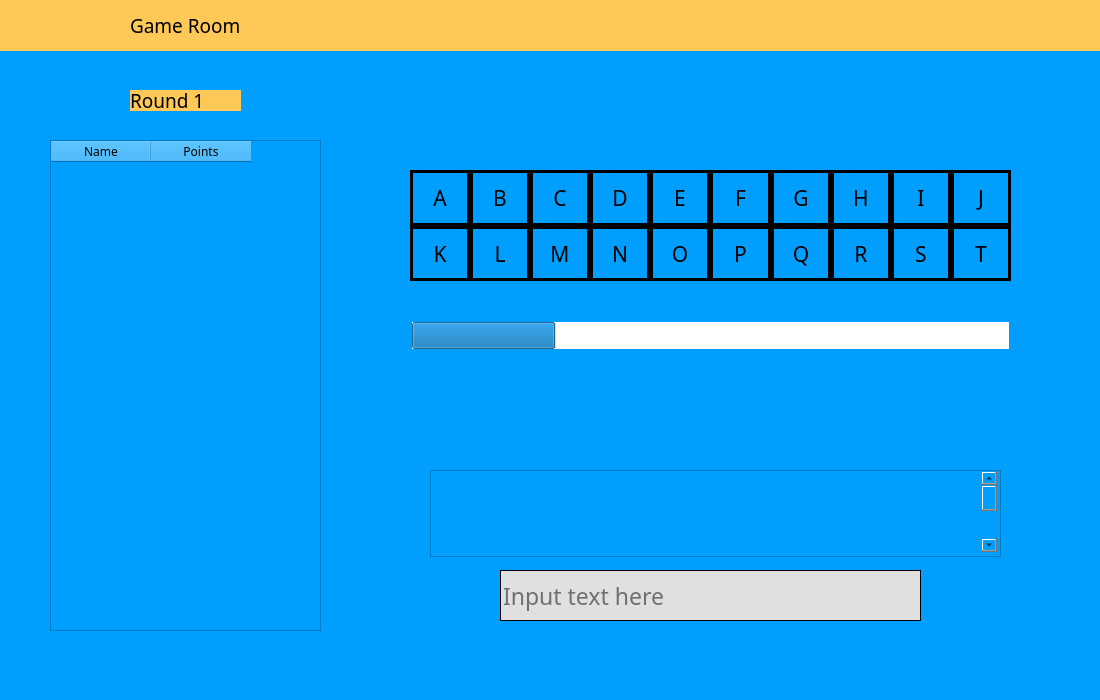
<?xml version="1.0" encoding="UTF-8"?>
<ui version="4.0">
 <class>GameRoomView</class>
 <widget class="QMainWindow" name="GameRoomView">
  <property name="geometry">
   <rect>
    <x>0</x>
    <y>0</y>
    <width>1100</width>
    <height>700</height>
   </rect>
  </property>
  <property name="sizePolicy">
   <sizepolicy hsizetype="Fixed" vsizetype="Fixed">
    <horstretch>0</horstretch>
    <verstretch>0</verstretch>
   </sizepolicy>
  </property>
  <property name="minimumSize">
   <size>
    <width>1100</width>
    <height>700</height>
   </size>
  </property>
  <property name="maximumSize">
   <size>
    <width>1100</width>
    <height>700</height>
   </size>
  </property>
  <property name="windowTitle">
   <string>Word Factory</string>
  </property>
  <property name="styleSheet">
   <string notr="true">background-color: #009FFF;</string>
  </property>
  <widget class="QWidget" name="centralwidget">
   <widget class="QWidget" name="wgtHeader" native="true">
    <property name="geometry">
     <rect>
      <x>0</x>
      <y>-40</y>
      <width>1201</width>
      <height>91</height>
     </rect>
    </property>
    <property name="styleSheet">
     <string notr="true">background-color: #FFC857;</string>
    </property>
    <widget class="QLabel" name="lblGameRoom">
     <property name="geometry">
      <rect>
       <x>130</x>
       <y>50</y>
       <width>171</width>
       <height>31</height>
      </rect>
     </property>
     <property name="font">
      <font>
       <family>Bowlby One</family>
       <pointsize>14</pointsize>
      </font>
     </property>
     <property name="styleSheet">
      <string notr="true">background-color: #FFC857; color: 'white';</string>
     </property>
     <property name="text">
      <string>Game Room</string>
     </property>
    </widget>
    <widget class="QLabel" name="logo">
     <property name="geometry">
      <rect>
       <x>10</x>
       <y>40</y>
       <width>111</width>
       <height>41</height>
      </rect>
     </property>
     <property name="text">
      <string/>
     </property>
     <property name="pixmap">
      <pixmap>logo-white.png</pixmap>
     </property>
     <property name="scaledContents">
      <bool>true</bool>
     </property>
    </widget>
   </widget>
   <widget class="QLabel" name="pnlLetterSet">
    <property name="geometry">
     <rect>
      <x>360</x>
      <y>80</y>
      <width>701</width>
      <height>301</height>
     </rect>
    </property>
    <property name="frameShape">
     <enum>QFrame::NoFrame</enum>
    </property>
    <property name="text">
     <string/>
    </property>
    <property name="pixmap">
     <pixmap>letterSet-container.png</pixmap>
    </property>
    <property name="scaledContents">
     <bool>true</bool>
    </property>
   </widget>
   <widget class="QLabel" name="pnlPlayers">
    <property name="geometry">
     <rect>
      <x>40</x>
      <y>80</y>
      <width>291</width>
      <height>571</height>
     </rect>
    </property>
    <property name="text">
     <string/>
    </property>
    <property name="pixmap">
     <pixmap>players-container.png</pixmap>
    </property>
    <property name="scaledContents">
     <bool>true</bool>
    </property>
   </widget>
   <widget class="QLabel" name="pnlAnswers">
    <property name="geometry">
     <rect>
      <x>360</x>
      <y>400</y>
      <width>701</width>
      <height>251</height>
     </rect>
    </property>
    <property name="text">
     <string/>
    </property>
    <property name="pixmap">
     <pixmap>answers-container.png</pixmap>
    </property>
    <property name="scaledContents">
     <bool>true</bool>
    </property>
   </widget>
   <widget class="QProgressBar" name="timer">
    <property name="geometry">
     <rect>
      <x>410</x>
      <y>320</y>
      <width>601</width>
      <height>31</height>
     </rect>
    </property>
    <property name="styleSheet">
     <string notr="true">background-color: #FFFFFF; border: 2px solid #009FFF; </string>
    </property>
    <property name="value">
     <number>24</number>
    </property>
    <property name="textVisible">
     <bool>false</bool>
    </property>
    <property name="format">
     <string/>
    </property>
   </widget>
   <widget class="QLabel" name="lblRound">
    <property name="geometry">
     <rect>
      <x>130</x>
      <y>90</y>
      <width>111</width>
      <height>21</height>
     </rect>
    </property>
    <property name="font">
     <font>
      <family>Bowlby One</family>
      <pointsize>14</pointsize>
     </font>
    </property>
    <property name="styleSheet">
     <string notr="true">background-color: #FFC857; color: 'white';</string>
    </property>
    <property name="text">
     <string>Round 1</string>
    </property>
   </widget>
   <widget class="QWidget" name="gridLayoutWidget">
    <property name="geometry">
     <rect>
      <x>410</x>
      <y>170</y>
      <width>601</width>
      <height>111</height>
     </rect>
    </property>
    <layout class="QGridLayout" name="gridLayout">
     <property name="sizeConstraint">
      <enum>QLayout::SetDefaultConstraint</enum>
     </property>
     <property name="leftMargin">
      <number>0</number>
     </property>
     <property name="topMargin">
      <number>0</number>
     </property>
     <property name="rightMargin">
      <number>0</number>
     </property>
     <property name="bottomMargin">
      <number>0</number>
     </property>
     <property name="spacing">
      <number>0</number>
     </property>
     <item row="0" column="2">
      <widget class="QLabel" name="lblTop3">
       <property name="font">
        <font>
         <family>Bowlby One</family>
         <pointsize>16</pointsize>
        </font>
       </property>
       <property name="styleSheet">
        <string notr="true">color: 'white'</string>
       </property>
       <property name="frameShape">
        <enum>QFrame::Box</enum>
       </property>
       <property name="lineWidth">
        <number>3</number>
       </property>
       <property name="midLineWidth">
        <number>0</number>
       </property>
       <property name="text">
        <string>C</string>
       </property>
       <property name="alignment">
        <set>Qt::AlignCenter</set>
       </property>
      </widget>
     </item>
     <item row="0" column="9">
      <widget class="QLabel" name="lblTop10">
       <property name="font">
        <font>
         <family>Bowlby One</family>
         <pointsize>16</pointsize>
        </font>
       </property>
       <property name="styleSheet">
        <string notr="true">color: 'white'</string>
       </property>
       <property name="frameShape">
        <enum>QFrame::Box</enum>
       </property>
       <property name="lineWidth">
        <number>3</number>
       </property>
       <property name="midLineWidth">
        <number>0</number>
       </property>
       <property name="text">
        <string>J</string>
       </property>
       <property name="alignment">
        <set>Qt::AlignCenter</set>
       </property>
      </widget>
     </item>
     <item row="1" column="4">
      <widget class="QLabel" name="lblBot15">
       <property name="font">
        <font>
         <family>Bowlby One</family>
         <pointsize>16</pointsize>
        </font>
       </property>
       <property name="styleSheet">
        <string notr="true">color: 'white'</string>
       </property>
       <property name="frameShape">
        <enum>QFrame::Box</enum>
       </property>
       <property name="lineWidth">
        <number>3</number>
       </property>
       <property name="midLineWidth">
        <number>0</number>
       </property>
       <property name="text">
        <string>O</string>
       </property>
       <property name="alignment">
        <set>Qt::AlignCenter</set>
       </property>
      </widget>
     </item>
     <item row="0" column="5">
      <widget class="QLabel" name="lblTop6">
       <property name="font">
        <font>
         <family>Bowlby One</family>
         <pointsize>16</pointsize>
        </font>
       </property>
       <property name="styleSheet">
        <string notr="true">color: 'white'</string>
       </property>
       <property name="frameShape">
        <enum>QFrame::Box</enum>
       </property>
       <property name="lineWidth">
        <number>3</number>
       </property>
       <property name="midLineWidth">
        <number>0</number>
       </property>
       <property name="text">
        <string>F</string>
       </property>
       <property name="alignment">
        <set>Qt::AlignCenter</set>
       </property>
      </widget>
     </item>
     <item row="1" column="5">
      <widget class="QLabel" name="lblBot16">
       <property name="font">
        <font>
         <family>Bowlby One</family>
         <pointsize>16</pointsize>
        </font>
       </property>
       <property name="styleSheet">
        <string notr="true">color: 'white'</string>
       </property>
       <property name="frameShape">
        <enum>QFrame::Box</enum>
       </property>
       <property name="lineWidth">
        <number>3</number>
       </property>
       <property name="midLineWidth">
        <number>0</number>
       </property>
       <property name="text">
        <string>P</string>
       </property>
       <property name="alignment">
        <set>Qt::AlignCenter</set>
       </property>
      </widget>
     </item>
     <item row="1" column="8">
      <widget class="QLabel" name="lblBot19">
       <property name="font">
        <font>
         <family>Bowlby One</family>
         <pointsize>16</pointsize>
        </font>
       </property>
       <property name="styleSheet">
        <string notr="true">color: 'white'</string>
       </property>
       <property name="frameShape">
        <enum>QFrame::Box</enum>
       </property>
       <property name="lineWidth">
        <number>3</number>
       </property>
       <property name="midLineWidth">
        <number>0</number>
       </property>
       <property name="text">
        <string>S</string>
       </property>
       <property name="alignment">
        <set>Qt::AlignCenter</set>
       </property>
      </widget>
     </item>
     <item row="1" column="6">
      <widget class="QLabel" name="lblBot17">
       <property name="font">
        <font>
         <family>Bowlby One</family>
         <pointsize>16</pointsize>
        </font>
       </property>
       <property name="styleSheet">
        <string notr="true">color: 'white'</string>
       </property>
       <property name="frameShape">
        <enum>QFrame::Box</enum>
       </property>
       <property name="lineWidth">
        <number>3</number>
       </property>
       <property name="midLineWidth">
        <number>0</number>
       </property>
       <property name="text">
        <string>Q</string>
       </property>
       <property name="alignment">
        <set>Qt::AlignCenter</set>
       </property>
      </widget>
     </item>
     <item row="0" column="7">
      <widget class="QLabel" name="lblTop8">
       <property name="font">
        <font>
         <family>Bowlby One</family>
         <pointsize>16</pointsize>
        </font>
       </property>
       <property name="styleSheet">
        <string notr="true">color: 'white'</string>
       </property>
       <property name="frameShape">
        <enum>QFrame::Box</enum>
       </property>
       <property name="lineWidth">
        <number>3</number>
       </property>
       <property name="midLineWidth">
        <number>0</number>
       </property>
       <property name="text">
        <string>H</string>
       </property>
       <property name="alignment">
        <set>Qt::AlignCenter</set>
       </property>
      </widget>
     </item>
     <item row="1" column="1">
      <widget class="QLabel" name="lblBot12">
       <property name="font">
        <font>
         <family>Bowlby One</family>
         <pointsize>16</pointsize>
        </font>
       </property>
       <property name="styleSheet">
        <string notr="true">color: 'white'</string>
       </property>
       <property name="frameShape">
        <enum>QFrame::Box</enum>
       </property>
       <property name="lineWidth">
        <number>3</number>
       </property>
       <property name="midLineWidth">
        <number>0</number>
       </property>
       <property name="text">
        <string>L</string>
       </property>
       <property name="alignment">
        <set>Qt::AlignCenter</set>
       </property>
      </widget>
     </item>
     <item row="1" column="3">
      <widget class="QLabel" name="lblBot14">
       <property name="font">
        <font>
         <family>Bowlby One</family>
         <pointsize>16</pointsize>
        </font>
       </property>
       <property name="styleSheet">
        <string notr="true">color: 'white'</string>
       </property>
       <property name="frameShape">
        <enum>QFrame::Box</enum>
       </property>
       <property name="lineWidth">
        <number>3</number>
       </property>
       <property name="midLineWidth">
        <number>0</number>
       </property>
       <property name="text">
        <string>N</string>
       </property>
       <property name="alignment">
        <set>Qt::AlignCenter</set>
       </property>
      </widget>
     </item>
     <item row="0" column="3">
      <widget class="QLabel" name="lblTop4">
       <property name="font">
        <font>
         <family>Bowlby One</family>
         <pointsize>16</pointsize>
        </font>
       </property>
       <property name="styleSheet">
        <string notr="true">color: 'white'</string>
       </property>
       <property name="frameShape">
        <enum>QFrame::Box</enum>
       </property>
       <property name="lineWidth">
        <number>3</number>
       </property>
       <property name="midLineWidth">
        <number>0</number>
       </property>
       <property name="text">
        <string>D</string>
       </property>
       <property name="alignment">
        <set>Qt::AlignCenter</set>
       </property>
      </widget>
     </item>
     <item row="1" column="7">
      <widget class="QLabel" name="lblBot18">
       <property name="font">
        <font>
         <family>Bowlby One</family>
         <pointsize>16</pointsize>
        </font>
       </property>
       <property name="styleSheet">
        <string notr="true">color: 'white'</string>
       </property>
       <property name="frameShape">
        <enum>QFrame::Box</enum>
       </property>
       <property name="lineWidth">
        <number>3</number>
       </property>
       <property name="midLineWidth">
        <number>0</number>
       </property>
       <property name="text">
        <string>R</string>
       </property>
       <property name="alignment">
        <set>Qt::AlignCenter</set>
       </property>
      </widget>
     </item>
     <item row="0" column="6">
      <widget class="QLabel" name="lblTop7">
       <property name="font">
        <font>
         <family>Bowlby One</family>
         <pointsize>16</pointsize>
        </font>
       </property>
       <property name="styleSheet">
        <string notr="true">color: 'white'</string>
       </property>
       <property name="frameShape">
        <enum>QFrame::Box</enum>
       </property>
       <property name="lineWidth">
        <number>3</number>
       </property>
       <property name="midLineWidth">
        <number>0</number>
       </property>
       <property name="text">
        <string>G</string>
       </property>
       <property name="alignment">
        <set>Qt::AlignCenter</set>
       </property>
      </widget>
     </item>
     <item row="1" column="0">
      <widget class="QLabel" name="lblBot11">
       <property name="font">
        <font>
         <family>Bowlby One</family>
         <pointsize>16</pointsize>
        </font>
       </property>
       <property name="styleSheet">
        <string notr="true">color: 'white'</string>
       </property>
       <property name="frameShape">
        <enum>QFrame::Box</enum>
       </property>
       <property name="lineWidth">
        <number>3</number>
       </property>
       <property name="midLineWidth">
        <number>0</number>
       </property>
       <property name="text">
        <string>K</string>
       </property>
       <property name="alignment">
        <set>Qt::AlignCenter</set>
       </property>
      </widget>
     </item>
     <item row="0" column="1">
      <widget class="QLabel" name="lblTop2">
       <property name="font">
        <font>
         <family>Bowlby One</family>
         <pointsize>16</pointsize>
        </font>
       </property>
       <property name="styleSheet">
        <string notr="true">color: 'white'</string>
       </property>
       <property name="frameShape">
        <enum>QFrame::Box</enum>
       </property>
       <property name="lineWidth">
        <number>3</number>
       </property>
       <property name="midLineWidth">
        <number>0</number>
       </property>
       <property name="text">
        <string>B</string>
       </property>
       <property name="alignment">
        <set>Qt::AlignCenter</set>
       </property>
      </widget>
     </item>
     <item row="1" column="9">
      <widget class="QLabel" name="lblBot20">
       <property name="font">
        <font>
         <family>Bowlby One</family>
         <pointsize>16</pointsize>
        </font>
       </property>
       <property name="styleSheet">
        <string notr="true">color: 'white'</string>
       </property>
       <property name="frameShape">
        <enum>QFrame::Box</enum>
       </property>
       <property name="lineWidth">
        <number>3</number>
       </property>
       <property name="midLineWidth">
        <number>0</number>
       </property>
       <property name="text">
        <string>T</string>
       </property>
       <property name="alignment">
        <set>Qt::AlignCenter</set>
       </property>
      </widget>
     </item>
     <item row="1" column="2">
      <widget class="QLabel" name="lblBot13">
       <property name="font">
        <font>
         <family>Bowlby One</family>
         <pointsize>16</pointsize>
        </font>
       </property>
       <property name="styleSheet">
        <string notr="true">color: 'white'</string>
       </property>
       <property name="frameShape">
        <enum>QFrame::Box</enum>
       </property>
       <property name="lineWidth">
        <number>3</number>
       </property>
       <property name="midLineWidth">
        <number>0</number>
       </property>
       <property name="text">
        <string>M</string>
       </property>
       <property name="alignment">
        <set>Qt::AlignCenter</set>
       </property>
      </widget>
     </item>
     <item row="0" column="8">
      <widget class="QLabel" name="lblTop9">
       <property name="font">
        <font>
         <family>Bowlby One</family>
         <pointsize>16</pointsize>
        </font>
       </property>
       <property name="styleSheet">
        <string notr="true">color: 'white'</string>
       </property>
       <property name="frameShape">
        <enum>QFrame::Box</enum>
       </property>
       <property name="lineWidth">
        <number>3</number>
       </property>
       <property name="midLineWidth">
        <number>0</number>
       </property>
       <property name="text">
        <string>I</string>
       </property>
       <property name="alignment">
        <set>Qt::AlignCenter</set>
       </property>
      </widget>
     </item>
     <item row="0" column="4">
      <widget class="QLabel" name="lblTop5">
       <property name="font">
        <font>
         <family>Bowlby One</family>
         <pointsize>16</pointsize>
        </font>
       </property>
       <property name="styleSheet">
        <string notr="true">color: 'white'</string>
       </property>
       <property name="frameShape">
        <enum>QFrame::Box</enum>
       </property>
       <property name="lineWidth">
        <number>3</number>
       </property>
       <property name="midLineWidth">
        <number>0</number>
       </property>
       <property name="text">
        <string>E</string>
       </property>
       <property name="alignment">
        <set>Qt::AlignCenter</set>
       </property>
      </widget>
     </item>
     <item row="0" column="0">
      <widget class="QLabel" name="lblTop1">
       <property name="font">
        <font>
         <family>Bowlby One</family>
         <pointsize>16</pointsize>
        </font>
       </property>
       <property name="styleSheet">
        <string notr="true">color: 'white'</string>
       </property>
       <property name="frameShape">
        <enum>QFrame::Box</enum>
       </property>
       <property name="lineWidth">
        <number>3</number>
       </property>
       <property name="midLineWidth">
        <number>0</number>
       </property>
       <property name="text">
        <string>A</string>
       </property>
       <property name="alignment">
        <set>Qt::AlignCenter</set>
       </property>
      </widget>
     </item>
    </layout>
    <zorder>lblTop10</zorder>
    <zorder>lblBot20</zorder>
    <zorder>lblTop9</zorder>
    <zorder>lblTop8</zorder>
    <zorder>lblTop7</zorder>
    <zorder>lblTop6</zorder>
    <zorder>lblTop5</zorder>
    <zorder>lblTop4</zorder>
    <zorder>lblTop3</zorder>
    <zorder>lblTop2</zorder>
    <zorder>lblBot11</zorder>
    <zorder>lblBot19</zorder>
    <zorder>lblBot12</zorder>
    <zorder>lblBot13</zorder>
    <zorder>lblBot14</zorder>
    <zorder>lblBot15</zorder>
    <zorder>lblBot17</zorder>
    <zorder>lblBot16</zorder>
    <zorder>lblBot18</zorder>
    <zorder>lblTop1</zorder>
   </widget>
   <widget class="QLineEdit" name="txtWordAnswers">
    <property name="geometry">
     <rect>
      <x>500</x>
      <y>570</y>
      <width>421</width>
      <height>51</height>
     </rect>
    </property>
    <property name="font">
     <font>
      <family>Bowlby One</family>
      <pointsize>17</pointsize>
     </font>
    </property>
    <property name="styleSheet">
     <string notr="true">background-color: #E0E0E0; border: 1px solid</string>
    </property>
    <property name="inputMask">
     <string/>
    </property>
    <property name="text">
     <string/>
    </property>
    <property name="placeholderText">
     <string>Input text here</string>
    </property>
   </widget>
   <widget class="QScrollArea" name="answersScrollArea">
    <property name="geometry">
     <rect>
      <x>430</x>
      <y>470</y>
      <width>571</width>
      <height>87</height>
     </rect>
    </property>
    <property name="styleSheet">
     <string notr="true">background-color: 'white';</string>
    </property>
    <property name="widgetResizable">
     <bool>true</bool>
    </property>
    <widget class="QWidget" name="scrollAreaWidgetContents">
     <property name="geometry">
      <rect>
       <x>0</x>
       <y>0</y>
       <width>569</width>
       <height>85</height>
      </rect>
     </property>
     <widget class="QScrollBar" name="verticalScrollBarAnswers">
      <property name="geometry">
       <rect>
        <x>550</x>
        <y>0</y>
        <width>16</width>
        <height>81</height>
       </rect>
      </property>
      <property name="styleSheet">
       <string notr="true">background-color: #009FFF;</string>
      </property>
      <property name="orientation">
       <enum>Qt::Vertical</enum>
      </property>
     </widget>
    </widget>
   </widget>
   <widget class="QTableWidget" name="tableWidgetPlayers">
    <property name="geometry">
     <rect>
      <x>50</x>
      <y>140</y>
      <width>271</width>
      <height>491</height>
     </rect>
    </property>
    <property name="font">
     <font>
      <family>Bowlby One</family>
     </font>
    </property>
    <property name="autoFillBackground">
     <bool>false</bool>
    </property>
    <property name="styleSheet">
     <string notr="true">background-color:'white';</string>
    </property>
    <column>
     <property name="text">
      <string>Name</string>
     </property>
     <property name="font">
      <font>
       <family>Bowlby One</family>
      </font>
     </property>
    </column>
    <column>
     <property name="text">
      <string>Points</string>
     </property>
     <property name="font">
      <font>
       <family>Bowlby One</family>
      </font>
     </property>
    </column>
   </widget>
   <zorder>pnlPlayers</zorder>
   <zorder>pnlLetterSet</zorder>
   <zorder>wgtHeader</zorder>
   <zorder>pnlAnswers</zorder>
   <zorder>timer</zorder>
   <zorder>lblRound</zorder>
   <zorder>gridLayoutWidget</zorder>
   <zorder>txtWordAnswers</zorder>
   <zorder>answersScrollArea</zorder>
   <zorder>tableWidgetPlayers</zorder>
  </widget>
  <widget class="QMenuBar" name="menubar">
   <property name="geometry">
    <rect>
     <x>0</x>
     <y>0</y>
     <width>1100</width>
     <height>26</height>
    </rect>
   </property>
  </widget>
  <widget class="QStatusBar" name="statusbar"/>
 </widget>
 <resources/>
 <connections/>
</ui>
